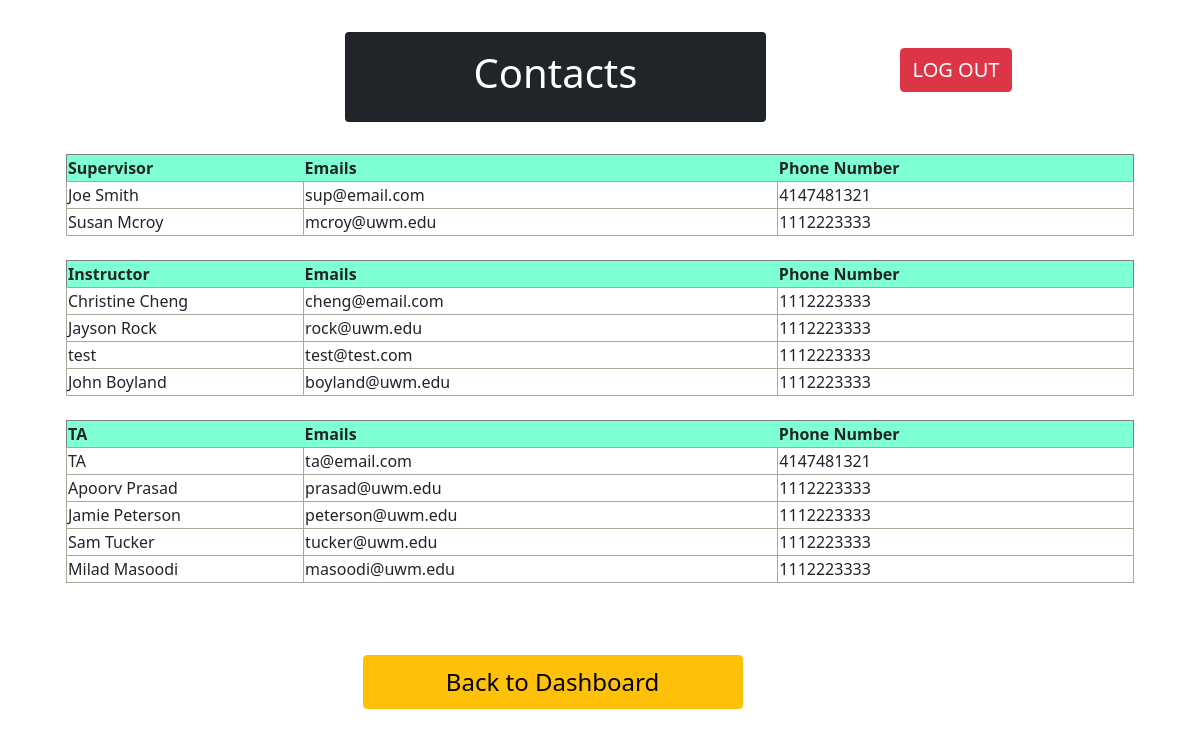
The page /contacts/ (signed in) on the database its author committed.
### proj_app/models.py (models this page shows)
class MyUserModel(models.Model):
    user_id = models.AutoField(primary_key=True)
    name = models.CharField(max_length=50)
    email = models.CharField(max_length=100)
    password = models.CharField(max_length=20)
    address = models.CharField(max_length=100)
    phone_number = models.CharField(max_length=12)
    role = models.IntegerField()

### proj_app/views.py (the view)
# urls.py: path('contacts/', Contacts.as_view()),
class Contacts(View):
    def get(self, request):
        try:
            request.session["currentUser"]
        except KeyError:
            return redirect('/')
        try:
            request.session["currentRole"]
        except KeyError:
            return redirect('/home/')
        supervisors = list(MyUserModel.objects.filter(role=0).all())  # getting all the users
        instructors = list(MyUserModel.objects.filter(role=1).all())
        TAs = list(MyUserModel.objects.filter(role=2).all())
        values = {
            "supervisors": supervisors,
            "instructors": instructors,
            "TAs": TAs
        }
        return render(request, "mainTemplates/contactsPage.html", values)

### templates/mainTemplates/contactsPage.html (shortened to what this page needs)
{% extends "base.html" %}
{% block content %}
    <div class="container">
        <div class="row m-4">
            <div class="col-3">   </div>
                <div class="col-5">
                    <div class="card text-white bg-dark text-center my-2 py-3">
                        <h1>Contacts</h1>
                    </div>
                </div>
            <div class="col-4 text-center">
                <a href = '/' type="button" class="btn btn-danger my-4" style="font-size: 20px">LOG OUT</a>
            </div>
        </div>
    </div>
    <div class="container">
        <div class="row m-4">
                    <table align="center" width="800" border="1" >
      <tr>
        <th bgcolor="#7fffd4">Supervisor</th>
        <th bgcolor="#7fffd4">Emails</th>
        <th bgcolor="#7fffd4">Phone Number</th>
      </tr>
        {% for i in supervisors %}
            <tr>
                <td style="border: solid 1px #aaa999;" width="100">{{i.name}}</td>
                <td style="border: solid 1px #aaa999;" width="200">{{i.email}}</td>
                <td style="border: solid 1px #aaa999;" width="150">{{i.phone_number}}</td>
            </tr>
        {% endfor %}
    </table>
        </div>
    </div>
        <div class="container">
        <div class="row m-4">
    <table align="center" width="800" border="1">
      <tr>
        <th bgcolor="#7fffd4">Instructor</th>
        <th bgcolor="#7fffd4">Emails</th>
        <th bgcolor="#7fffd4">Phone Number</th>
      </tr>
        {% for i in instructors %}
            <tr>
                <td style="border: solid 1px #aaa999;" width="100">{{i.name}}</td>
                <td style="border: solid 1px #aaa999;" width="200">{{i.email}}</td>
                <td style="border: solid 1px #aaa999;" width="150">{{i.phone_number}}</td>
            </tr>
        {% endfor %}
    </table>
                </div>
        </div>
    <div class="container">
        <div class="row m-4">
                     <table class="border: solid 1px #aaa999;" width="800" border="1">
      <tr>
        <th bgcolor="#7fffd4">TA</th>
        <th bgcolor="#7fffd4">Emails</th>
        <th bgcolor="#7fffd4">Phone Number</th>
      </tr>
        {% for i in TAs %}
            <tr>
                <td style="border: solid 1px #aaa999;" width="100">{{i.name}}</td>
                <td style="border: solid 1px #aaa999;" width="200">{{i.email}}</td>
                <td style="border: solid 1px #aaa999;" width="150">{{i.phone_number}}</td>
            </tr>
        {% endfor %}
    </table>
        </div>
    </div>
    <div class="container">
        <div class="row">
            <div class="col-2"></div>
                <a href = '/home/' type="button" class="btn btn-warning col-4 mx-auto my-5 py-2" style="font-size: 24px">Back to Dashboard</a>
            <div class="col-3"></div>
        </div>
    </div>
{% endblock %}

### rows shown on the page
MyUserModel: name "Joe Smith", email "sup@email.com", phone_number "4147481321"
MyUserModel: name "Susan Mcroy", email "mcroy@uwm.edu", phone_number "1112223333"
MyUserModel: name "Christine Cheng", email "cheng@email.com", phone_number "1112223333"
MyUserModel: name "Jayson Rock", email "rock@uwm.edu", phone_number "1112223333"
MyUserModel: name "test", email "test@test.com", phone_number "1112223333"
MyUserModel: name "John Boyland", email "boyland@uwm.edu", phone_number "1112223333"
MyUserModel: name "TA", email "ta@email.com", phone_number "4147481321"
MyUserModel: name "Apoorv Prasad", email "prasad@uwm.edu", phone_number "1112223333"
MyUserModel: name "Jamie Peterson", email "peterson@uwm.edu", phone_number "1112223333"
MyUserModel: name "Sam Tucker", email "tucker@uwm.edu", phone_number "1112223333"
MyUserModel: name "Milad Masoodi", email "masoodi@uwm.edu", phone_number "1112223333"
